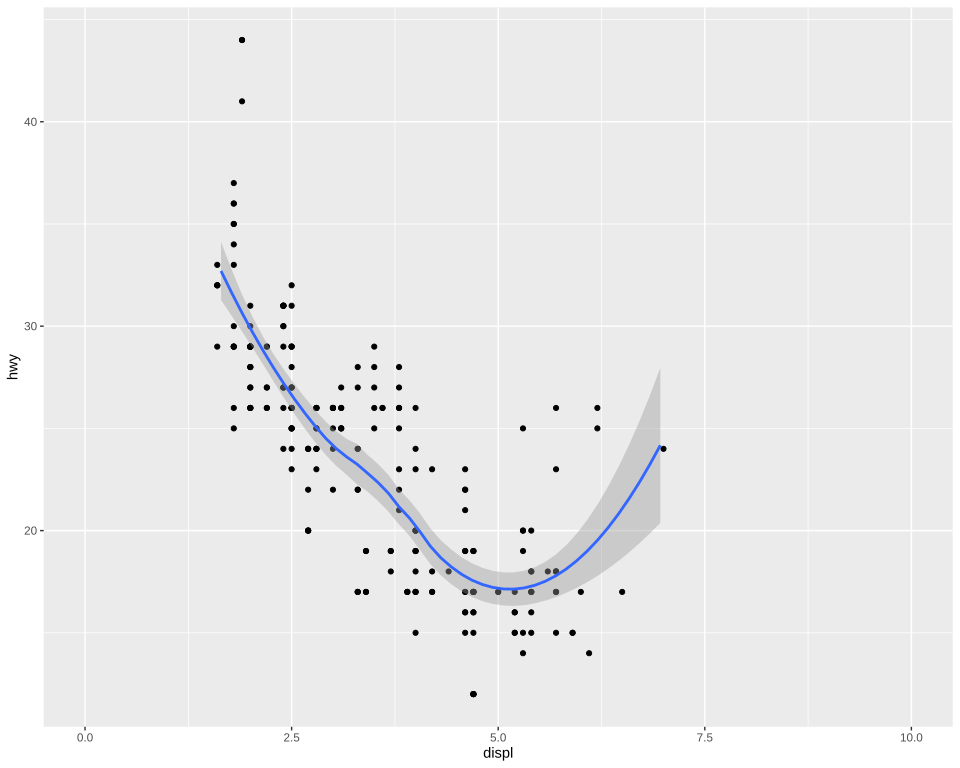

Generate this figure with R:
# The plot test/golden/smooth_loess_fullrange.svg draws, drawn by ggplot2 itself, as ggplot2's own visual tests
# draw their snapshots: the independent check on that golden whenever it changes. The suite never
# runs this; it needs R, ggplot2 and vdiffr, saved as the Docker image giggly-r:ggplot2-4.0.3. From
# the repository's root:
#
#   docker run --rm -v "$PWD/test/golden":/golden:ro giggly-r:ggplot2-4.0.3 \
#     Rscript /golden/smooth_loess_fullrange.R > smooth_loess_fullrange.ggplot2.svg
#
# and compare the two drawings element by element, as test/golden/point.R describes. Its loess is
# fitted as Giggly fits one, by test/golden/giggly_loess.R.
#
# fullrange = TRUE over an axis from 0 to 10: the places past mpg's displ, 1.6 to 7, are missing,
# so the curve and its band stop at the rows, as ggplot2 draws a loess.

source("/golden/giggly_loess.R")
plot <- ggplot(mpg, aes(displ, hwy)) + geom_point() +
  geom_smooth(method = giggly_loess, formula = y ~ x, fullrange = TRUE) + xlim(0, 10) +
  theme_gray()
file <- tempfile(fileext = ".svg")
vdiffr::write_svg(plot, file)
cat(readLines(file), sep = "\n")
